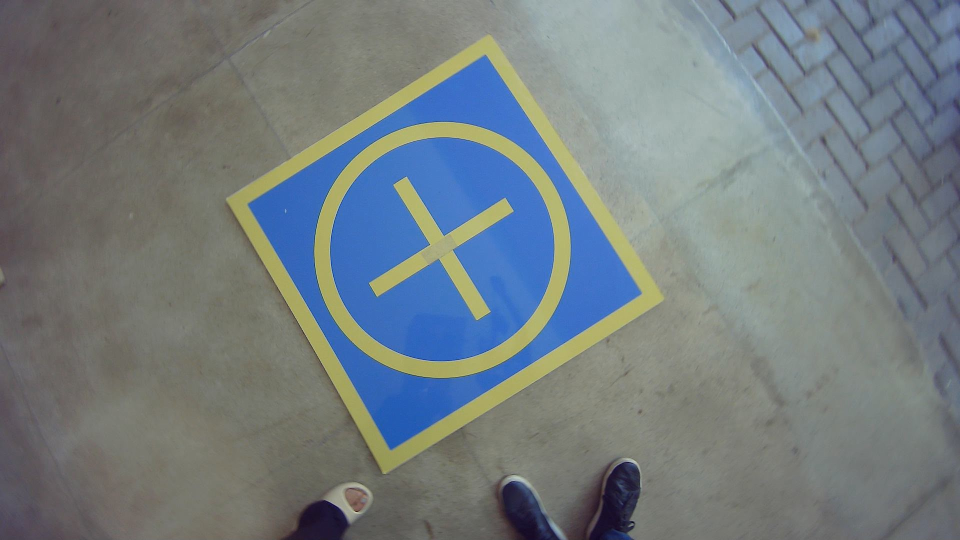
#> input picture base.jpg, 1920 x 1080 px (shown at 1/2 size)
$ python test2.py
#> lines starting #> are read from the running program, lines starting #| are printed output that depends on the picture
import numpy as np
import time
import cv2

img = cv2.imread('base.jpg')
#> img is the input picture: shape (1080, 1920, 3); mean B, G, R 127.6, 124.5, 115.3
half_img = cv2.resize(img, (0, 0), fx=0.5, fy=0.5, interpolation=cv2.INTER_AREA)
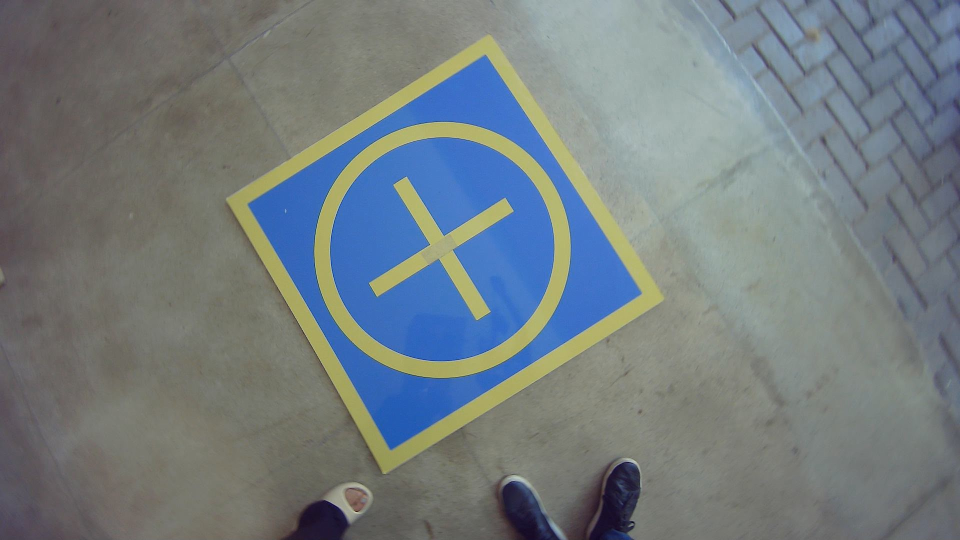
#> half_img: shape (540, 960, 3); mean B, G, R 127.7, 124.6, 115.5
cv2.imshow('base', half_img)
cv2.waitKey(0)

# === 1. Define known square dimensions in world coordinates ===
# Let's assume a square of size 1.0 units (e.g., 1 meter x 1 meter)
square_size = 1.0
object_points = np.array([
    [0, 0, 0],                          # Top-left
    [square_size, 0, 0],                # Top-right
    [square_size, square_size, 0],      # Bottom-right
    [0, square_size, 0]                 # Bottom-left
], dtype=np.float32)

# === 2. Define corresponding image coordinates (manually or from detection) ===
# Example values in pixels (replace with your actual coordinates)
image_points = 2*np.array([
    [226, 201],  # top-left
    [489, 35],  # top-right
    [666, 300],  # bottom-right
    [384, 477]   # bottom-left
], dtype=np.float32)
print(f'Image Points (u, v):\n{image_points}\n')

# === 3. Define the camera intrinsic matrix K ===
# Example intrinsics — replace with your calibrated values
fx = 627.27  # focal length in x
fy = 626.51  # focal length in y
cx = 971.74  # optical center x
cy = 544.96  # optical center y

K = np.array([
    [fx,  0, cx],
    [ 0, fy, cy],
    [ 0,  0,  1]
], dtype=np.float32)

# === 4. Compute homography H from world to image plane (Z=0 plane) ===
t0 = time.time()
H, _ = cv2.findHomography(object_points[:, :2], image_points)

# === 5. Decompose H into rotation and translation using K ===
H_normalized = np.linalg.inv(K) @ H

r1 = H_normalized[:, 0]
r2 = H_normalized[:, 1]
t = H_normalized[:, 2]

# Normalize rotation vectors
norm = np.linalg.norm(r1)
r1 = r1 / norm
r2 = r2 / norm
t = t / norm
r3 = np.cross(r1, r2)

# Construct rotation matrix
R = np.stack([r1, r2, r3], axis=1)

# Fix orthonormality using SVD
U, _, Vt = np.linalg.svd(R)
R = U @ Vt

# === 6. Build projection matrix P = K * [R | t] ===
Rt = np.hstack((R, t.reshape(3, 1)))
P = K @ Rt

# === 7. Decompose projection matrix to get Euler angles ===
_, _, _, _, _, _, euler_angles = cv2.decomposeProjectionMatrix(P)
elapsed_time = time.time() - t0

# === 8. Output ===
print("Rotation Matrix (R):")
print(R)

print("\nTranslation Vector (t):")
print(t)

print("\nEuler Angles from cv2.decomposeProjectionMatrix (degrees):")
print(f"Roll (X):  {euler_angles[0][0]:.2f}°")
print(f"Pitch (Y): {euler_angles[1][0]:.2f}°")
print(f"Yaw (Z):   {euler_angles[2][0]:.2f}°")

print(f'elapsed_time: {1000*elapsed_time:.5f} ms')
